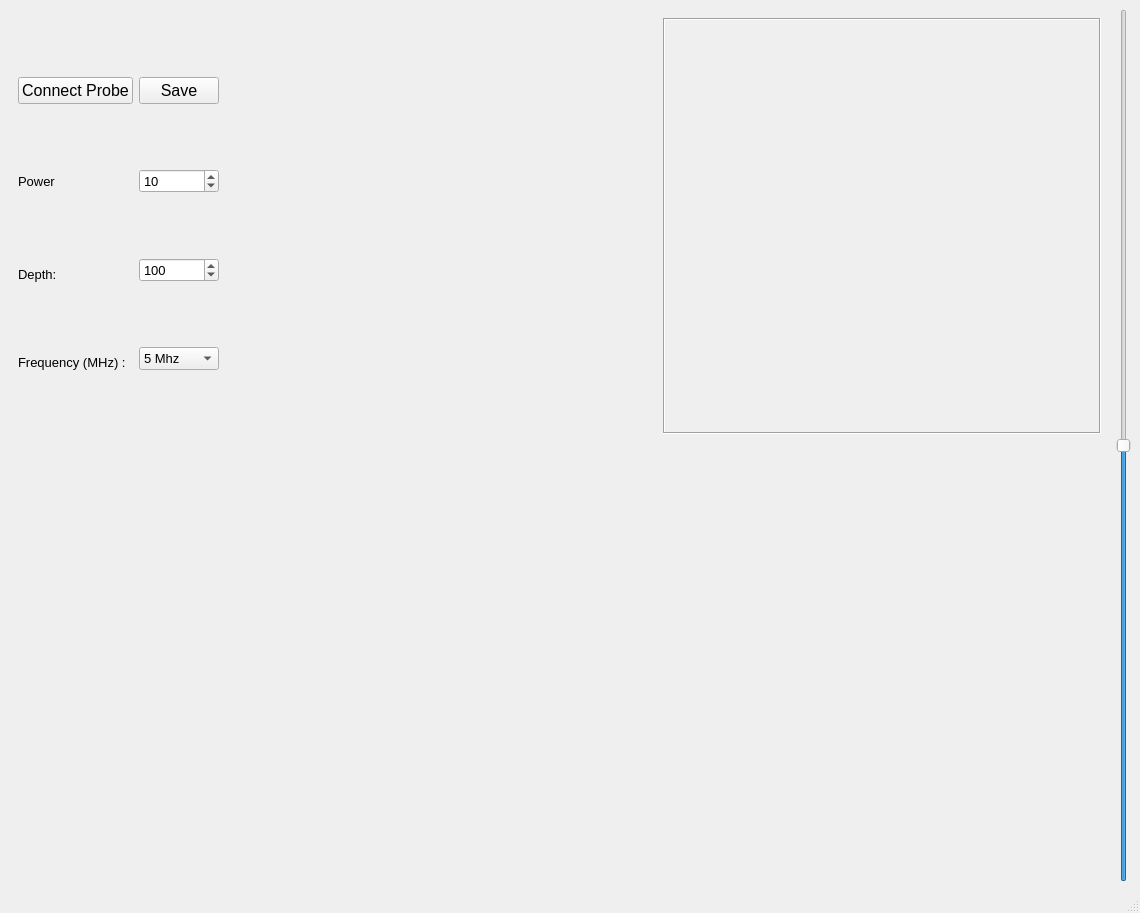
<?xml version="1.0" encoding="UTF-8"?>
<ui version="4.0">
 <class>MainWindow</class>
 <widget class="QMainWindow" name="MainWindow">
  <property name="geometry">
   <rect>
    <x>0</x>
    <y>0</y>
    <width>1140</width>
    <height>913</height>
   </rect>
  </property>
  <property name="sizePolicy">
   <sizepolicy hsizetype="Expanding" vsizetype="Expanding">
    <horstretch>0</horstretch>
    <verstretch>0</verstretch>
   </sizepolicy>
  </property>
  <property name="font">
   <font>
    <pointsize>10</pointsize>
   </font>
  </property>
  <property name="windowTitle">
   <string>MainWindow</string>
  </property>
  <widget class="QWidget" name="centralwidget">
   <layout class="QGridLayout" name="gridLayout_3">
    <item row="0" column="0">
     <layout class="QGridLayout" name="gridLayout">
      <item row="0" column="1">
       <layout class="QVBoxLayout" name="verticalLayout">
        <item>
         <widget class="QWidget" name="gridWidget_2" native="true">
          <layout class="QGridLayout" name="gridLayout_4">
           <item row="0" column="0">
            <layout class="QVBoxLayout" name="verticalLayout_2">
             <item>
              <layout class="QGridLayout" name="gridLayout_5">
               <property name="sizeConstraint">
                <enum>QLayout::SetFixedSize</enum>
               </property>
               <item row="3" column="1">
                <widget class="QComboBox" name="dropDown_Frequency">
                 <property name="maximumSize">
                  <size>
                   <width>150</width>
                   <height>16777215</height>
                  </size>
                 </property>
                 <property name="inputMethodHints">
                  <set>Qt::ImhNone</set>
                 </property>
                 <property name="currentText">
                  <string>5 Mhz</string>
                 </property>
                 <item>
                  <property name="text">
                   <string>5 Mhz</string>
                  </property>
                 </item>
                 <item>
                  <property name="text">
                   <string>7.5 Mhz</string>
                  </property>
                 </item>
                 <item>
                  <property name="text">
                   <string>10 Mhz</string>
                  </property>
                 </item>
                 <item>
                  <property name="text">
                   <string>15 Mhz</string>
                  </property>
                 </item>
                </widget>
               </item>
               <item row="3" column="0">
                <widget class="QLabel" name="label_Frequency">
                 <property name="sizePolicy">
                  <sizepolicy hsizetype="Preferred" vsizetype="Preferred">
                   <horstretch>0</horstretch>
                   <verstretch>0</verstretch>
                  </sizepolicy>
                 </property>
                 <property name="maximumSize">
                  <size>
                   <width>200</width>
                   <height>16777215</height>
                  </size>
                 </property>
                 <property name="font">
                  <font>
                   <pointsize>10</pointsize>
                   <weight>50</weight>
                   <bold>false</bold>
                  </font>
                 </property>
                 <property name="text">
                  <string>Frequency (MHz) :</string>
                 </property>
                 <property name="alignment">
                  <set>Qt::AlignBottom|Qt::AlignLeading|Qt::AlignLeft</set>
                 </property>
                </widget>
               </item>
               <item row="2" column="1">
                <widget class="QSpinBox" name="spinBox_Depth">
                 <property name="maximumSize">
                  <size>
                   <width>150</width>
                   <height>16777215</height>
                  </size>
                 </property>
                 <property name="minimum">
                  <number>10</number>
                 </property>
                 <property name="maximum">
                  <number>200</number>
                 </property>
                 <property name="singleStep">
                  <number>5</number>
                 </property>
                 <property name="value">
                  <number>100</number>
                 </property>
                </widget>
               </item>
               <item row="1" column="0">
                <widget class="QLabel" name="label_Power">
                 <property name="maximumSize">
                  <size>
                   <width>200</width>
                   <height>16777215</height>
                  </size>
                 </property>
                 <property name="text">
                  <string>Power</string>
                 </property>
                </widget>
               </item>
               <item row="1" column="1">
                <widget class="QSpinBox" name="spinBox_Power">
                 <property name="maximumSize">
                  <size>
                   <width>150</width>
                   <height>16777215</height>
                  </size>
                 </property>
                 <property name="maximum">
                  <number>100</number>
                 </property>
                 <property name="value">
                  <number>10</number>
                 </property>
                </widget>
               </item>
               <item row="2" column="0">
                <widget class="QLabel" name="label_Depth">
                 <property name="maximumSize">
                  <size>
                   <width>200</width>
                   <height>16777215</height>
                  </size>
                 </property>
                 <property name="font">
                  <font>
                   <pointsize>10</pointsize>
                   <weight>50</weight>
                   <bold>false</bold>
                  </font>
                 </property>
                 <property name="text">
                  <string>Depth:</string>
                 </property>
                 <property name="alignment">
                  <set>Qt::AlignBottom|Qt::AlignLeading|Qt::AlignLeft</set>
                 </property>
                </widget>
               </item>
               <item row="0" column="1">
                <widget class="QPushButton" name="pushButton_save">
                 <property name="maximumSize">
                  <size>
                   <width>200</width>
                   <height>16777215</height>
                  </size>
                 </property>
                 <property name="font">
                  <font>
                   <pointsize>12</pointsize>
                  </font>
                 </property>
                 <property name="text">
                  <string>Save</string>
                 </property>
                </widget>
               </item>
               <item row="0" column="0">
                <widget class="QPushButton" name="pushButton_ConnectProbe">
                 <property name="maximumSize">
                  <size>
                   <width>200</width>
                   <height>16777215</height>
                  </size>
                 </property>
                 <property name="font">
                  <font>
                   <pointsize>12</pointsize>
                  </font>
                 </property>
                 <property name="text">
                  <string>Connect Probe</string>
                 </property>
                </widget>
               </item>
               <item row="4" column="0">
                <spacer name="verticalSpacer">
                 <property name="orientation">
                  <enum>Qt::Vertical</enum>
                 </property>
                 <property name="sizeType">
                  <enum>QSizePolicy::MinimumExpanding</enum>
                 </property>
                </spacer>
               </item>
              </layout>
             </item>
            </layout>
           </item>
           <item row="0" column="2">
            <widget class="QLabel" name="label_BModeImage">
             <property name="sizePolicy">
              <sizepolicy hsizetype="Expanding" vsizetype="Expanding">
               <horstretch>0</horstretch>
               <verstretch>0</verstretch>
              </sizepolicy>
             </property>
             <property name="maximumSize">
              <size>
               <width>16777215</width>
               <height>401000</height>
              </size>
             </property>
             <property name="frameShape">
              <enum>QFrame::Box</enum>
             </property>
             <property name="frameShadow">
              <enum>QFrame::Sunken</enum>
             </property>
             <property name="text">
              <string notr="true"/>
             </property>
             <property name="textFormat">
              <enum>Qt::AutoText</enum>
             </property>
             <property name="alignment">
              <set>Qt::AlignCenter</set>
             </property>
            </widget>
           </item>
           <item row="0" column="1">
            <spacer name="horizontalSpacer">
             <property name="orientation">
              <enum>Qt::Horizontal</enum>
             </property>
             <property name="sizeType">
              <enum>QSizePolicy::MinimumExpanding</enum>
             </property>
             <property name="sizeHint" stdset="0">
              <size>
               <width>40</width>
               <height>20</height>
              </size>
             </property>
            </spacer>
           </item>
          </layout>
         </widget>
        </item>
        <item>
         <widget class="QWidget" name="horizontalWidget" native="true">
          <layout class="QHBoxLayout" name="horizontalLayout">
           <item>
            <widget class="QLabel" name="label_MMode1">
             <property name="sizePolicy">
              <sizepolicy hsizetype="Preferred" vsizetype="Expanding">
               <horstretch>0</horstretch>
               <verstretch>0</verstretch>
              </sizepolicy>
             </property>
             <property name="minimumSize">
              <size>
               <width>0</width>
               <height>300</height>
              </size>
             </property>
             <property name="text">
              <string/>
             </property>
            </widget>
           </item>
           <item>
            <widget class="QLabel" name="label_MMode2">
             <property name="text">
              <string/>
             </property>
            </widget>
           </item>
           <item>
            <widget class="QLabel" name="label_MMode3">
             <property name="text">
              <string/>
             </property>
            </widget>
           </item>
          </layout>
         </widget>
        </item>
       </layout>
      </item>
     </layout>
    </item>
    <item row="0" column="1">
     <widget class="QSlider" name="verticalSlider_Scale">
      <property name="maximum">
       <number>100</number>
      </property>
      <property name="value">
       <number>50</number>
      </property>
      <property name="orientation">
       <enum>Qt::Vertical</enum>
      </property>
     </widget>
    </item>
   </layout>
  </widget>
  <widget class="QMenuBar" name="menubar">
   <property name="geometry">
    <rect>
     <x>0</x>
     <y>0</y>
     <width>1140</width>
     <height>20</height>
    </rect>
   </property>
  </widget>
  <widget class="QStatusBar" name="statusbar"/>
 </widget>
 <resources/>
 <connections/>
</ui>
